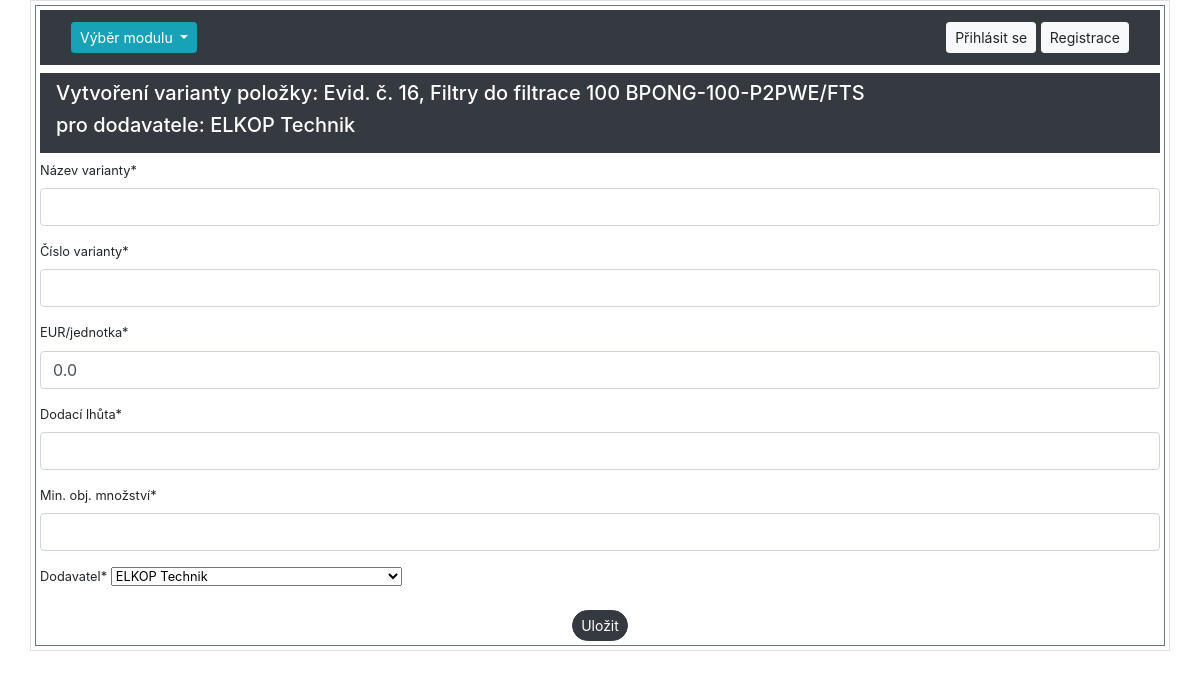
/sklad/16/create_varianty_with_dodavatel/16/, run on the app's committed database.
### hpm_sklad/models.py (models this page shows, shortened)
class Sklad(models.Model):
    class Meta:
        ordering = ["-evidencni_cislo"]
        verbose_name_plural = "Skladové položky"
    evidencni_cislo = models.AutoField(primary_key=True, verbose_name="Evidenční číslo")
    interne_cislo = models.IntegerField(null=True, verbose_name="Číslo karty")
    objednano = models.CharField(max_length=100, null=True, blank=True, verbose_name="Objednáno?")
    nazev_dilu = models.CharField(max_length=100, verbose_name="Název dílu")
    min_mnozstvi_ks = models.PositiveIntegerField(default=0, verbose_name="Minimum")
    mnozstvi = models.PositiveIntegerField(default=0, verbose_name="Množství")
    jednotky = models.CharField(max_length=10, choices=JEDNOTKY_CHOICES, default='ks', verbose_name="Jednotky")
    umisteni = models.CharField(max_length=25, null=True, verbose_name="Umístění")
    dodavatel = models.CharField(max_length=70, null=True, blank=True, verbose_name="Dodavatel")
    datum_nakupu = models.DateField(null=True, blank=True, verbose_name="Datum nákupu")
    cislo_objednavky = models.CharField(max_length=20, null=True, blank=True, verbose_name="Číslo objednávky")
    jednotkova_cena_eur = models.FloatField(default=0.0, validators=[MinValueValidator(0.0)], verbose_name="EUR/jednotka")
    celkova_cena_eur = models.FloatField(default=0.0, validators=[MinValueValidator(0.0)], verbose_name="Celkem EUR")
    poznamka = models.CharField(null=True, blank=True, max_length=200, verbose_name="Poznámka")
    ucetnictvi = models.BooleanField(default=True, verbose_name="Účetnictví")
    kriticky_dil = models.BooleanField(default=False, verbose_name="Kritický díl")
    hsh = models.BooleanField(default=False, verbose_name="HSH")
    tq8 = models.BooleanField(default=False, verbose_name="TQ8")
    tqf_xl1 = models.BooleanField(default=False, verbose_name="TQF XL1")
    tqf_xl2 = models.BooleanField(default=False, verbose_name="TQF XL2")
    dc_xl = models.BooleanField(default=False, verbose_name="DC XL")
    dac_xl1_2 = models.BooleanField(default=False, verbose_name="DAC XL1-2")
    dl_xl = models.BooleanField(default=False, verbose_name="DL XL")
    dac = models.BooleanField(default=False, verbose_name="DAC")
    lac_1 = models.BooleanField(default=False, verbose_name="LAC 1")
    lac_2 = models.BooleanField(default=False, verbose_name="LAC 2")
    ipsen_ene = models.BooleanField(default=False, verbose_name="IPSEN ENE")
    hsh_ene = models.BooleanField(default=False, verbose_name="HSH ENE")
    xl_ene1 = models.BooleanField(default=False, verbose_name="XL ENE1")
    xl_ene2 = models.BooleanField(default=False, verbose_name="XL ENE2")
    ipsen_w = models.BooleanField(default=False, verbose_name="IPSEN W")
    hsh_w = models.BooleanField(default=False, verbose_name="HSH W")
    kw = models.BooleanField(default=False, verbose_name="KW")
    kw1 = models.BooleanField(default=False, verbose_name="KW 1")
    kw2 = models.BooleanField(default=False, verbose_name="KW 2")
    kw3 = models.BooleanField(default=False, verbose_name="KW 3")
    mikrof = models.BooleanField(default=False, verbose_name="MIKROF")
    history = HistoricalRecords()
    def __str__(self):
        return "Evid. č. " + str(self.evidencni_cislo) + ", " + self.nazev_dilu

class Dodavatele(models.Model):
    class Meta:
        verbose_name_plural = "Dodavatelé"
    LANGUAGE_CHOICES = [
        ('CZ', 'Český'),
        ('SK', 'Slovenský'),
        ('DE', 'Německý'),
        ('EN', 'Anglický')
    ]
    dodavatel = models.CharField(max_length=100, verbose_name="Dodavatel")
    kontakt = models.CharField(null=True, max_length=100, verbose_name="Kontaktní osoba")
    email = models.EmailField(null=True, max_length=100, verbose_name="E-mail")
    telefon = models.CharField(null=True, max_length=20, verbose_name="Telefon")
    jazyk = models.CharField(null=True, max_length=2, choices=LANGUAGE_CHOICES, default='CZ', verbose_name="Jazyk")
    def __str__(self):
        return f"{self.dodavatel}"

### hpm_sklad/views.py (the view, shortened to what this page needs)
# urls.py: path('sklad/<int:pk>/create_varianty_with_dodavatel/<int:dodavatel>/', views.VariantyWithDodavatelCreateView.as_view(), name='create_varianty_with_dodavatel'),
class VariantyWithDodavatelCreateView(CreateView):
    model = Varianty
    form_class = VariantyCreateForm
    template_name = 'hpm_sklad/create_varianty_with_dodavatel.html'
    success_url = reverse_lazy('sklad')
    def get_initial(self):
        initial = super().get_initial()
        dodavatel_id = self.kwargs.get('dodavatel')
        if dodavatel_id:
            initial['dodavatel'] = Dodavatele.objects.get(id=dodavatel_id)
        return initial
    def get_context_data(self, **kwargs):
        context = super().get_context_data(**kwargs)
        dodavatel_id = self.kwargs.get('dodavatel')
        skladova_polozka = get_object_or_404(Sklad, pk=self.kwargs.get('pk'))
        context['skladova_polozka'] = skladova_polozka
        if dodavatel_id:
            dodavatel_object = Dodavatele.objects.get(id=dodavatel_id)
            context['dodavatel'] = dodavatel_object
            context['dodavatel_id'] = dodavatel_id  # Dodání ID do kontextu
        return context

### hpm_sklad/forms.py
class VariantyCreateForm(forms.ModelForm):
    class Meta:
        model = Varianty
        fields = ["nazev_varianty", "cislo_varianty", "jednotkova_cena_eur", "dodaci_lhuta",
                  "min_obj_mnozstvi", "dodavatel",]
        widgets = {
            'jednotkova_cena_eur': forms.NumberInput(attrs={'min': '0'}),
            }
    def __init__(self, *args, **kwargs):
        super(VariantyCreateForm, self).__init__(*args, **kwargs)
        self.helper = FormHelper(self)
        self.helper.form_class = 'form-grid'
        self.helper.form_method = 'post'
        self.helper.layout = Layout(
            Div(
                Div(*[Field(field) for field in self.Meta.fields], css_class='form-column small'),
                Div(Submit('submit', 'Uložit', css_class="btn btn-sm btn-dark rounded-pill"),
                    css_class='d-flex justify-content-center mt-3'
                    )
                )
            )

### hpm_sklad/templates/hpm_sklad/create_varianty_with_dodavatel.html (shortened to what this page needs)
{% extends "hpm_sklad/base.html" %}
{% load static %}
{% load crispy_forms_tags %}
{% block left_content %}
<div class="bg-dark text-white my-2">
    <div class="mx-3 py-2">
        <p class="h5">Vytvoření varianty položky: {{ skladova_polozka }}</p>
        <p class="h5">pro dodavatele: {{ dodavatel }}</p>
    </div>
</div>
<form class="mt-2" method="post" action="{% url 'create_varianty_with_dodavatel' skladova_polozka.pk dodavatel_id %}">
    {% crispy form %}
</form>
{% endblock %}

### data on the page
Sklad: evidencni_cislo+nazev_dilu "Evid. č. 16, Filtry do filtrace 100 BPONG-100-P2PWE/FTS"
Dodavatele: dodavatel "ELKOP Technik"
Dodavatele: dodavatel "ELKOP Technik"
